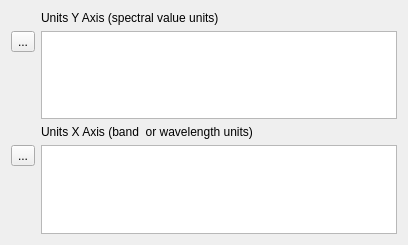
<?xml version="1.0" encoding="UTF-8"?>
<ui version="4.0">
 <class>Form</class>
 <widget class="QWidget" name="Form">
  <property name="geometry">
   <rect>
    <x>0</x>
    <y>0</y>
    <width>408</width>
    <height>245</height>
   </rect>
  </property>
  <property name="windowTitle">
   <string>Form</string>
  </property>
  <layout class="QFormLayout" name="formLayout">
   <item row="1" column="1">
    <widget class="QPlainTextEdit" name="tbYUnits"/>
   </item>
   <item row="3" column="1">
    <widget class="QPlainTextEdit" name="tbXUnits"/>
   </item>
   <item row="0" column="1">
    <widget class="QLabel" name="label">
     <property name="text">
      <string>Units Y Axis (spectral value units)</string>
     </property>
    </widget>
   </item>
   <item row="2" column="1">
    <widget class="QLabel" name="label_2">
     <property name="text">
      <string>Units X Axis (band  or wavelength units)</string>
     </property>
    </widget>
   </item>
   <item row="1" column="0">
    <widget class="QToolButton" name="tbResetY">
     <property name="text">
      <string>...</string>
     </property>
    </widget>
   </item>
   <item row="3" column="0">
    <widget class="QToolButton" name="tbResetX">
     <property name="text">
      <string>...</string>
     </property>
    </widget>
   </item>
  </layout>
  <action name="actionResetY">
   <property name="icon">
    <iconset>
     <normaloff>:/images/themes/default/mActionUndo.svg</normaloff>:/images/themes/default/mActionUndo.svg</iconset>
   </property>
   <property name="text">
    <string>Reset</string>
   </property>
   <property name="toolTip">
    <string>Reset to previous values</string>
   </property>
  </action>
  <action name="actionResetX">
   <property name="icon">
    <iconset>
     <normaloff>:/images/themes/default/mActionUndo.svg</normaloff>:/images/themes/default/mActionUndo.svg</iconset>
   </property>
   <property name="text">
    <string>Reset</string>
   </property>
   <property name="toolTip">
    <string>Reset to previous values</string>
   </property>
  </action>
 </widget>
 <resources>
  <include location="../../../../../QGIS/images/images.qrc"/>
 </resources>
 <connections/>
</ui>
